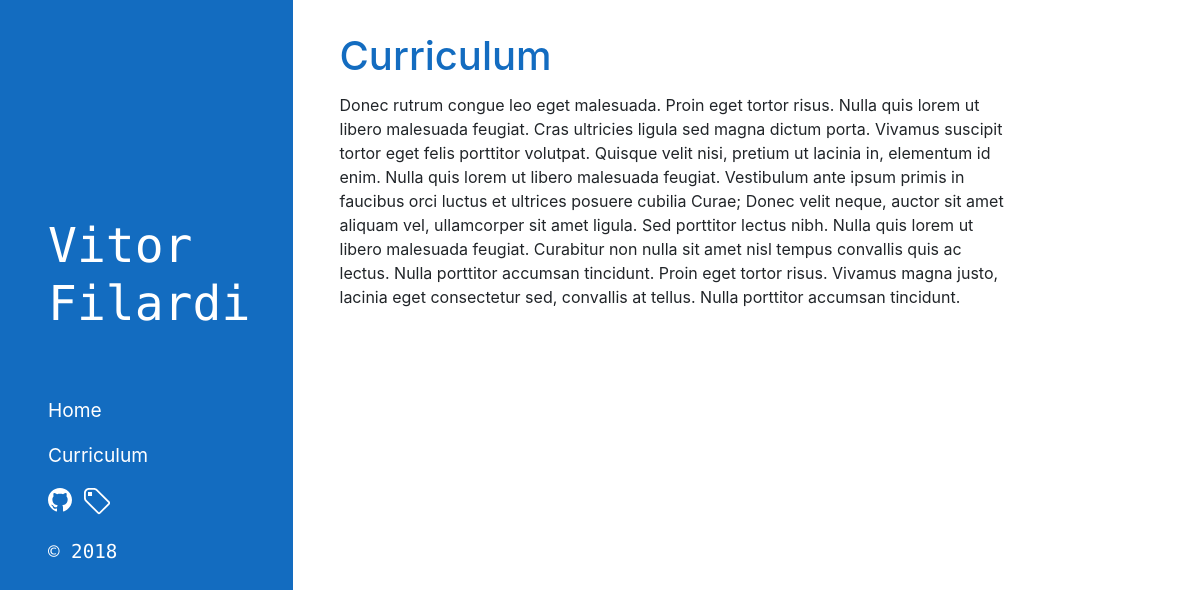
The page /my_curriculum on the database its author committed.
### blog/models.py (models this page shows, shortened)
class Post(models.Model):
    DRAFT = 'Draft'
    PUBLISHED = 'Published'
    STATUS_CHOICES = (
        (DRAFT, 'Draft'),
        (PUBLISHED, 'Published'),
    )
    title = models.CharField(max_length=200)
    slug = models.SlugField(max_length=100, unique=True)
    text = models.TextField()
    created = models.DateTimeField(auto_now_add=True)
    updated = models.DateTimeField(auto_now=True)
    posted = models.DateTimeField(blank=True, null=True)
    tag = models.ManyToManyField('Tag', related_name='posts', blank=True)
    category = models.ForeignKey('Category', on_delete=models.CASCADE, related_name='posts')
    status = models.CharField(max_length=20, default='Draft', choices=STATUS_CHOICES)

### blog/views.py (the view)
class CurriculumView(TemplateView):
    template_name = "blog/curriculum.html"
    def get_context_data(self, **kwargs):
        context = super(CurriculumView, self).get_context_data(**kwargs)
        context['curriculum'] = Post.objects.get(slug='curriculum')
        return context

### blog/templates/blog/curriculum.html (shortened to what this page needs)
{% extends "blog/base.html" %}
{% block content %}
<article class="content">
    {% if curriculum %}
    <header class="post-header">
        <h2 class="post-titles">
            {{ curriculum.title }}
        </h2>
    </header>
    {% autoescape off %}
        {{ curriculum.text }}
    {% endautoescape %}
    {% else %}
    <p class="alert-warning">Add your cv as a Post with title: "Curriculum"</p>
    {% endif %}
</article>
{% endblock %}

### blog/static/blog/css/style.css (style rules this page uses)
html, body { height: 100%; }
.content { padding-top: 2em; padding-left: 2em; padding-right: 2em; height: 100vh; }
.post-header { margin-bottom: 0.8em; }
.post-titles { font-size: 2.5em; color: #136CC0; margin: 0; }
@media (min-width: 768px) { html, body { overflow: hidden; } }
@media (min-width: 768px) { .content { overflow: scroll; padding-right: 4em; } }
@media (min-width: 1200px) { .content { padding-right: 12em; } }

### rows shown on the page
Post: title "Curriculum", text "Donec rutrum congue leo eget malesuada. Proin eget tortor risus. Nulla quis lorem ut libero malesuada feugiat. Cras ultricies ligula sed magna dictum porta. Vivamus suscipit tortor eget felis porttitor volutpat. Quisque velit nisi, pretium ut lacinia in, elementum id enim. Nulla quis lorem ut libero malesuada feugiat. Vestibulum ante ipsum primis in faucibus orci luctus et ultrices posuere cubilia Curae; Donec velit neque, auctor sit amet aliquam vel, ullamcorper sit amet ligula. Sed porttitor lectus nibh. Nulla quis lorem ut libero malesuada feugiat. Curabitur non nulla sit amet nisl tempus convallis quis ac lectus. Nulla porttitor accumsan tincidunt. Proin eget tortor risus. Vivamus magna…"
